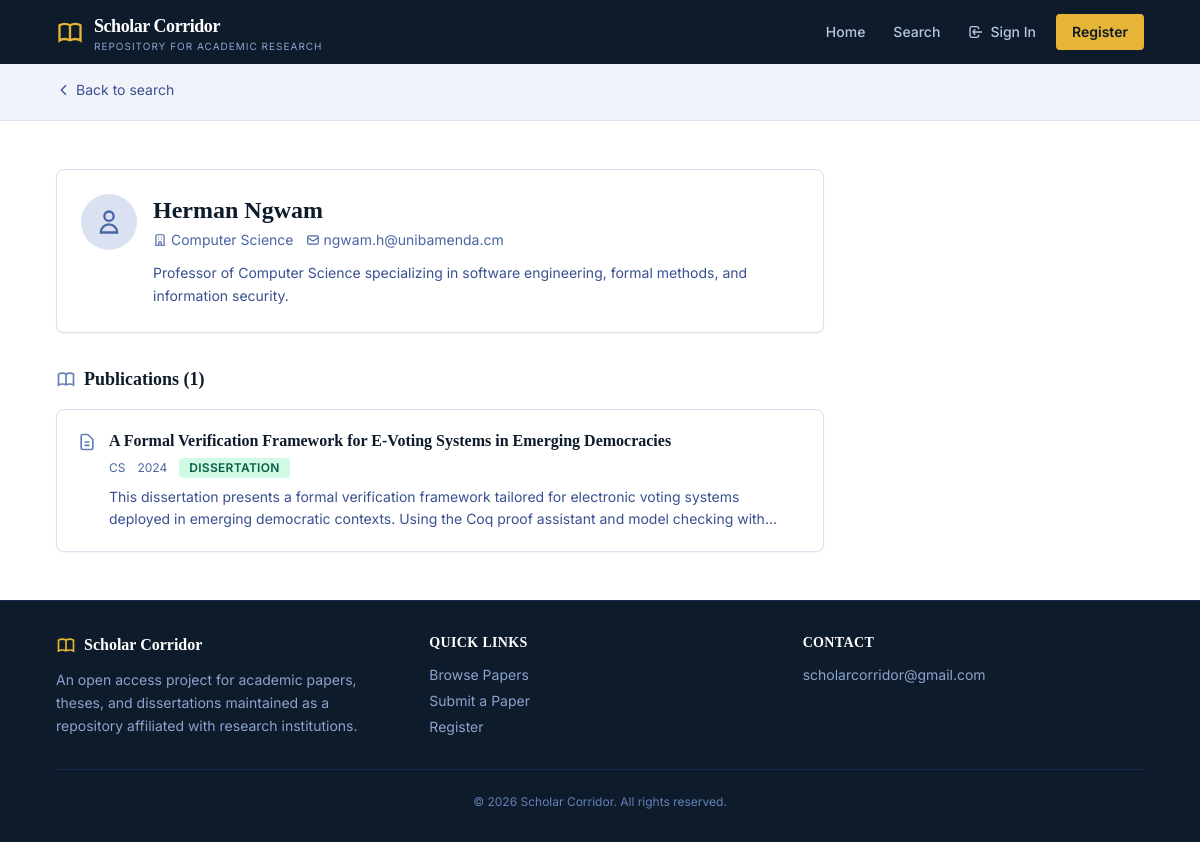
/author/2/, run on the app's committed database.
### accounts/models.py (models this page shows, shortened)
class UserProfile(models.Model):
    user = models.OneToOneField(User, on_delete=models.CASCADE, related_name="profile")
    department = models.CharField(max_length=100, blank=True)
    institution = models.CharField(max_length=200, blank=False)
    bio = models.TextField(blank=True)
    class Meta:
        db_table = "repository_userprofile"

### repository/models.py (models this page shows, shortened)
class Paper(models.Model):
    title = models.CharField(max_length=500)
    abstract = models.TextField()
    author = models.ForeignKey(User, on_delete=models.CASCADE, related_name="papers")
    department = models.CharField(max_length=100)
    supervisor = models.CharField(max_length=200, blank=True)
    year = models.IntegerField()
    document_type = models.CharField(max_length=20, choices=DocumentType.choices)
    keywords = models.CharField(
        max_length=500, blank=True, help_text="Comma-separated keywords"
    )
    pdf_file = models.FileField(upload_to="papers/", blank=True)
    status = models.CharField(
        max_length=20, choices=PaperStatus.choices, default=PaperStatus.PENDING
    )
    slug = models.SlugField(max_length=500, unique=True)
    submission_date = models.DateTimeField(auto_now_add=True)
    reviewed_at = models.DateTimeField(null=True, blank=True)
    class Meta:
        ordering = ["-submission_date"]
    def get_absolute_url(self):
        return reverse("paper_detail", kwargs={"slug": self.slug})

### repository/views.py (the view)
# urls.py: path("author/<int:pk>/", views.author_profile, name="author_profile"),
def author_profile(request, pk):
    from django.contrib.auth.models import User
    author = get_object_or_404(User, pk=pk)
    papers = Paper.objects.filter(author=author, status=PaperStatus.APPROVED).order_by(
        "-submission_date"
    )
    return render(
        request, "repository/author_profile.html", {"author": author, "papers": papers}
    )

### repository/templates/repository/author_profile.html (shortened to what this page needs)
{% extends 'base.html' %}
{% block content %}
<div class="bg-navy-50 border-b border-navy-100">
    <div class="max-w-6xl mx-auto px-4 sm:px-6 lg:px-8 py-4">
        <a href="{% url 'search' %}" class="inline-flex items-center gap-1 text-sm text-navy-600 hover:text-navy-800 transition-colors">
            <svg class="w-4 h-4" fill="none" stroke="currentColor" stroke-width="2" viewBox="0 0 24 24"><path d="M15 19l-7-7 7-7"/></svg>
            Back to search
        </a>
    </div>
</div>
<div class="py-8 md:py-12">
    <div class="max-w-6xl mx-auto px-4 sm:px-6 lg:px-8">
        <div class="max-w-3xl">
            <div class="bg-white border border-navy-100 rounded-lg shadow-sm p-6 mb-8">
                <div class="flex items-start gap-4">
                    <div class="w-14 h-14 rounded-full bg-navy-100 flex items-center justify-center flex-shrink-0">
                        <svg class="w-7 h-7 text-navy-500" fill="none" stroke="currentColor" stroke-width="2" viewBox="0 0 24 24"><path d="M16 7a4 4 0 11-8 0 4 4 0 018 0M12 14a7 7 0 00-7 7h14a7 7 0 00-7-7z"/></svg>
                    </div>
                    <div>
                        <h1 class="font-serif text-2xl font-bold text-navy-900">{{ author.get_full_name|default:author.email }}</h1>
                        <div class="mt-1 flex flex-wrap items-center gap-x-3 gap-y-1 text-sm text-navy-500">
                            {% if author.profile.department %}
                            <span class="flex items-center gap-1">
                                <svg class="w-3.5 h-3.5" fill="none" stroke="currentColor" stroke-width="2" viewBox="0 0 24 24"><path d="M19 21V5a2 2 0 00-2-2H7a2 2 0 00-2 2v16m14 0h2m-2 0h-5m-9 0H3m2 0h5M9 7h1m-1 4h1m4-4h1m-1 4h1m-5 10v-5a1 1 0 011-1h2a1 1 0 011 1v5m-4 0h4"/></svg>
                                {{ author.profile.department }}
                            </span>
                            {% endif %}
                            {% if author.email %}
                            <a href="mailto:{{ author.email }}" class="flex items-center gap-1 hover:text-navy-700 transition-colors">
                                <svg class="w-3.5 h-3.5" fill="none" stroke="currentColor" stroke-width="2" viewBox="0 0 24 24"><path d="M3 8l7.89 5.26a2 2 0 002.22 0L21 8M5 19h14a2 2 0 002-2V7a2 2 0 00-2-2H5a2 2 0 00-2 2v10a2 2 0 002 2z"/></svg>
                                {{ author.email }}
                            </a>
                            {% endif %}
                        </div>
                        {% if author.profile.bio %}
                        <p class="mt-3 text-sm text-navy-600 leading-relaxed">{{ author.profile.bio }}</p>
                        {% endif %}
                    </div>
                </div>
            </div>
            <h2 class="font-serif text-lg font-bold text-navy-900 mb-4 flex items-center gap-2">
                Publications ({{ papers|length }})
            </h2>
            {% if papers %}
            <div class="grid gap-4">
                {% for paper in papers %}
                <article class="bg-white border border-navy-100 rounded-lg shadow-sm p-5 hover:shadow-md transition-shadow">
                    <div class="flex items-start gap-3">
                        <svg class="w-5 h-5 text-navy-400 mt-0.5 flex-shrink-0" fill="none" stroke="currentColor" stroke-width="2" viewBox="0 0 24 24"><path d="M9 12h6m-6 4h6m2 5H7a2 2 0 01-2-2V5a2 2 0 012-2h5.586a1 1 0 01.707.293l5.414 5.414a1 1 0 01.293.707V19a2 2 0 01-2 2z"/></svg>
                        <div class="min-w-0 flex-1">
                            <a href="{{ paper.get_absolute_url }}" class="group">
                                <h3 class="font-serif text-base font-bold text-navy-900 group-hover:text-navy-600 transition-colors leading-snug">{{ paper.title }}</h3>
                            </a>
                            <div class="mt-1.5 flex flex-wrap items-center gap-x-3 gap-y-1 text-xs text-navy-500">
                                <span>{{ paper.department }}</span>
                                <span>{{ paper.year }}</span>
                                <span class="px-2.5 py-0.5 rounded text-xs font-semibold uppercase tracking-wide
                                    {% if paper.document_type == 'thesis' %}bg-blue-100 text-blue-800
                                    {% elif paper.document_type == 'dissertation' %}bg-emerald-100 text-emerald-800
                                    {% else %}bg-amber-100 text-amber-800{% endif %}">
                                    {{ paper.get_document_type_display }}
                                </span>
                            </div>
                            <p class="mt-2 text-sm text-navy-600 leading-relaxed line-clamp-2">{{ paper.abstract }}</p>
                        </div>
                    </div>
                </article>
                {% endfor %}
            </div>
            {% else %}
            <p class="text-navy-400 text-sm">No approved publications yet.</p>
            {% endif %}
        </div>
    </div>
</div>
{% endblock %}

### data on the page
Paper: title "A Formal Verification Framework for E-Voting Systems in Emerging Democracies", department "CS", year "2024", document_type "DISSERTATION", abstract "This dissertation presents a formal verification framework tailored for electronic voting systems deployed in emerging democratic contexts. Using the Coq proof assistant and model checking…"

### other printed values
{{ author.get_full_name|default:author.email }} "Herman Ngwam"
{{ author.profile.department }} "Computer Science"
{{ author.email }} "ngwam.h@unibamenda.cm"
{{ author.profile.bio }} "Professor of Computer Science specializing in software engineering, formal methods, and information security."
{{ papers|length }} "1"
